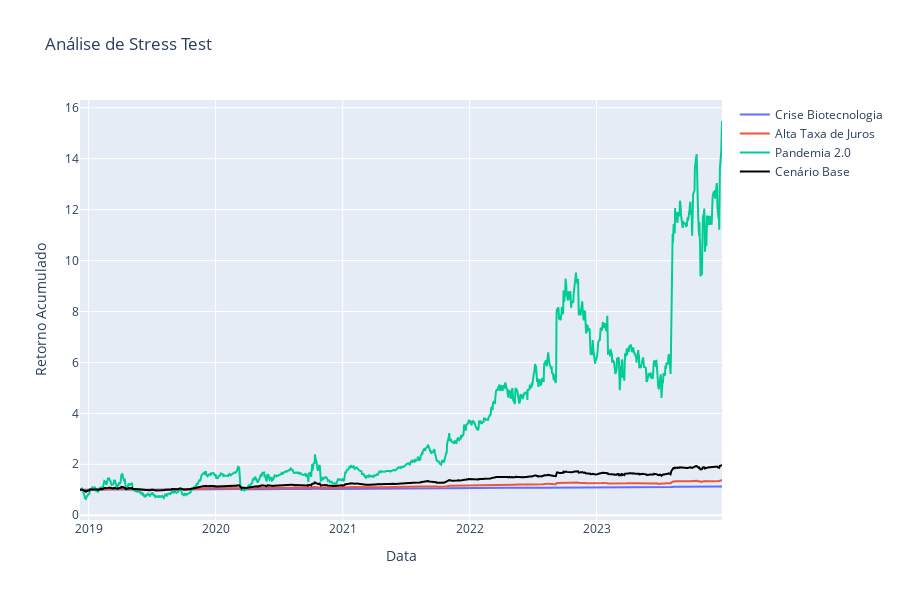
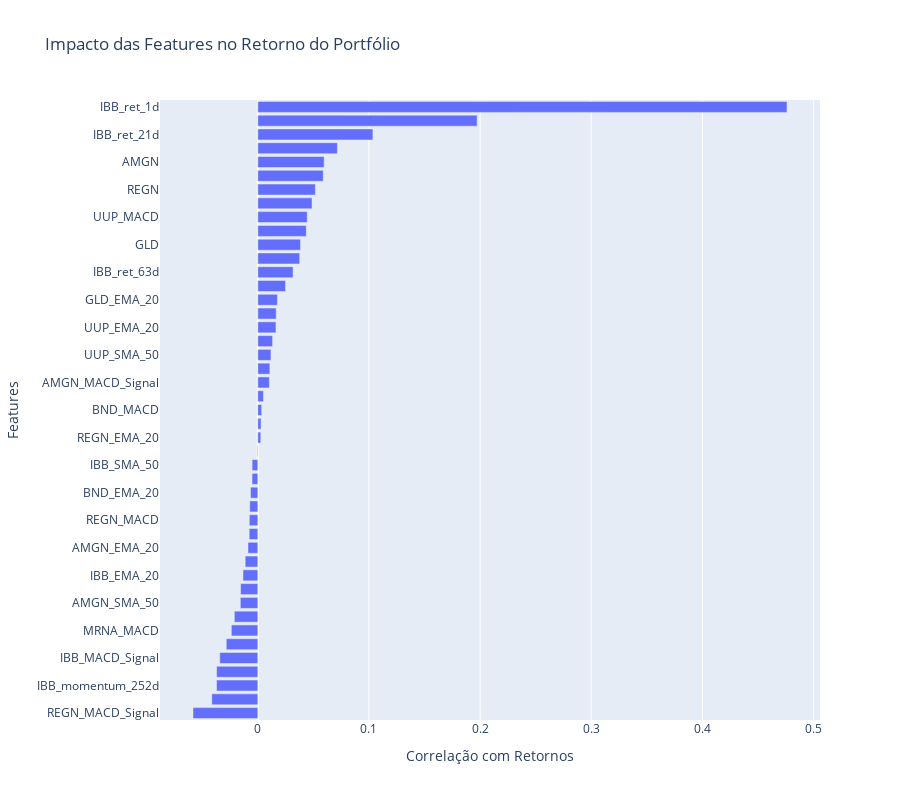

These figures' notebook cell, in order:
### Markdown cell above
# Passo 9: Análise de Sensibilidade e Stress Test

### Code cell
# --- Passo 9: Análise de Sensibilidade e Stress Test ---

def stress_test(retornos, cenario_stress):
    """Aplica cenário de stress nos retornos"""
    retornos_stress = retornos.copy()
    for evento, impacto in cenario_stress.items():
        retornos_stress *= (1 + impacto)
    return retornos_stress

# Definir cenários de stress
cenarios_stress = {
    'Crise Biotecnologia': {
        'IBB': -0.30,      # Queda de 30% no setor
        'MRNA': -0.40,     # Queda mais acentuada em empresas específicas
        'FLRY3.SA': -0.20, # Impacto menor em empresas locais
        'DASA3.SA': -0.20,
        'BIOM3.SA': -0.25,
        'TOTS3.SA': -0.15
    },
    'Alta Taxa de Juros': {
        'IBB': -0.15,      # Impacto moderado no setor
        'MRNA': -0.20,
        'FLRY3.SA': -0.10,
        'DASA3.SA': -0.10,
        'BIOM3.SA': -0.15,
        'TOTS3.SA': -0.05
    },
    'Pandemia 2.0': {
        'IBB': 0.40,       # Alta significativa no setor
        'MRNA': 0.60,      # Alta expressiva em empresas de vacinas
        'FLRY3.SA': 0.30,
        'DASA3.SA': 0.30,
        'BIOM3.SA': 0.25,
        'TOTS3.SA': 0.15
    }
}

# Executar stress tests
resultados_stress = {}
fig = go.Figure()

for nome_cenario, cenario in cenarios_stress.items():
    # Aplicar stress test
    retornos_stress = stress_test(portfolio_returns, cenario)
    equity_stress = (1 + retornos_stress).cumprod()
    
    # Calcular métricas
    drawdown = (equity_stress / equity_stress.cummax() - 1).min()
    retorno_total = equity_stress.iloc[-1] - 1
    
    resultados_stress[nome_cenario] = {
        'Retorno Total': retorno_total,
        'Máximo Drawdown': drawdown,
        'VaR 95%': np.percentile(retornos_stress, 5),
        'CVaR 95%': retornos_stress[retornos_stress <= np.percentile(retornos_stress, 5)].mean()
    }
    
    # Adicionar ao gráfico
    fig.add_trace(go.Scatter(
        x=equity_stress.index,
        y=equity_stress,
        name=nome_cenario
    ))

# Adicionar cenário base
equity_base = (1 + portfolio_returns).cumprod()
fig.add_trace(go.Scatter(
    x=equity_base.index,
    y=equity_base,
    name='Cenário Base',
    line=dict(color='black', width=2)
))

fig.update_layout(
    title='Análise de Stress Test',
    xaxis_title='Data',
    yaxis_title='Retorno Acumulado',
    height=600
)

fig.write_html(os.path.join(output_dir, 'stress_test.html'))
fig.write_image(os.path.join(output_dir, 'stress_test.pdf'))
fig.show()

# Exibir resultados do stress test
print("\nResultados do Stress Test:")
resultados_df = pd.DataFrame(resultados_stress).T
resultados_df = resultados_df.applymap(lambda x: f"{x:.2%}")
print(resultados_df)

# Análise de Sensibilidade das Features
print("\nAnálise de Sensibilidade das Features:")
features_importantes = [col for col in full_feature_set.columns if not col.endswith('_target')]
correlacoes = {}

for feature in features_importantes:
    if feature in full_feature_set.columns:
        corr = full_feature_set[feature].corr(portfolio_returns)
        correlacoes[feature] = corr

# Plotar as features mais importantes
features_ordenadas = pd.Series(correlacoes).sort_values(ascending=True)
fig = go.Figure(go.Bar(
    x=features_ordenadas.values,
    y=features_ordenadas.index,
    orientation='h'
))

fig.update_layout(
    title='Impacto das Features no Retorno do Portfólio',
    xaxis_title='Correlação com Retornos',
    yaxis_title='Features',
    height=800
)

fig.write_html(os.path.join(output_dir, 'feature_importance.html'))
fig.write_image(os.path.join(output_dir, 'feature_importance.pdf'))
fig.show()

### Figure 1 — Plotly figure (JSON) as saved in the notebook; plotly's stock layout.template omitted (floating-point values rounded to 4 significant figures; data arrays with more than 128 entries replaced by an {"elided": "..."} marker saying what was removed)
{"data": [{"name": "Crise Biotecnologia", "type": "scatter", "x": {"elided": "1273 str values"}, "y": {"elided": "1273 float values"}}, {"name": "Alta Taxa de Juros", "type": "scatter", "x": {"elided": "1273 str values"}, "y": {"elided": "1273 float values"}}, {"name": "Pandemia 2.0", "type": "scatter", "x": {"elided": "1273 str values"}, "y": {"elided": "1273 float values"}}, {"line": {"color": "black", "width": 2}, "name": "Cenário Base", "type": "scatter", "x": {"elided": "1273 str values"}, "y": {"elided": "1273 float values"}}], "layout": {"height": 600, "title": {"text": "Análise de Stress Test"}, "xaxis": {"title": {"text": "Data"}}, "yaxis": {"title": {"text": "Retorno Acumulado"}}}}

### Figure 2 — Plotly figure (JSON) as saved in the notebook; plotly's stock layout.template omitted (floating-point values rounded to 4 significant figures)
{"data": [{"orientation": "h", "type": "bar", "x": [-0.05831, -0.04141, -0.03711, -0.03706, -0.03422, -0.02837, -0.0238, -0.02112, -0.01574, -0.0155, -0.01333, -0.01136, -0.008859, -0.007756, -0.007642, -0.007248, -0.006579, -0.005177, -0.005122, -0.0004191, 0.002657, 0.002919, 0.003448, 0.005021, 0.01038, 0.01085, 0.01183, 0.0133, 0.01632, 0.01654, 0.01764, 0.02492, 0.0317, 0.03768, 0.03841, 0.04357, 0.04443, 0.04875, 0.05176, 0.05883, 0.05966, 0.07158, 0.1035, 0.1973, 0.4761], "y": ["REGN_MACD_Signal", "biotech_flow_proxy", "IBB_momentum_252d", "MRNA_MACD_Signal", "IBB_MACD_Signal", "biotech_relative_strength_252d", "MRNA_MACD", "GLD_MACD_Signal", "AMGN_SMA_50", "BND_MACD_Signal", "IBB_EMA_20", "biotech_relative_strength_63d", "AMGN_EMA_20", "IBB_vol_21d", "REGN_MACD", "GLD_MACD", "BND_EMA_20", "BND_SMA_50", "IBB_SMA_50", "IBB_vol_63d", "REGN_EMA_20", "IBB_MACD", "BND_MACD", "MRNA_EMA_20", "AMGN_MACD_Signal", "REGN_SMA_50", "UUP_SMA_50", "MRNA_SMA_50", "UUP_EMA_20", "UUP", "GLD_EMA_20", "GLD_SMA_50", "IBB_ret_63d", "IBB", "GLD", "UUP_MACD_Signal", "UUP_MACD", "AMGN_MACD", "REGN", "^GSPC", "AMGN", "biotech_relative_strength_21d", "IBB_ret_21d", "IBB_ret_5d", "IBB_ret_1d"]}], "layout": {"height": 800, "title": {"text": "Impacto das Features no Retorno do Portfólio"}, "xaxis": {"title": {"text": "Correlação com Retornos"}}, "yaxis": {"title": {"text": "Features"}}}}
